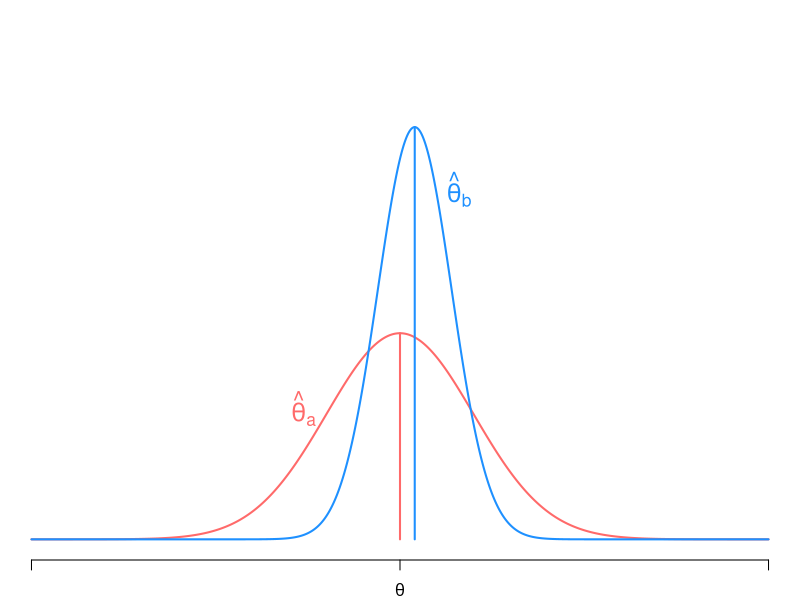

The R script that drew this image:
## ---- chunk 1
#| echo: false
set.seed(0123)
## ---- chunk 2
my_samp <- rbinom(n = 10, size = 5, prob = 0.4)
my_samp
table(my_samp)
## ---- chunk 3
mean(my_samp)
## ---- chunk 4
my_samp2 <- rbinom(n = 10, size = 5, prob = 0.4)
mean(my_samp2) 
## ---- chunk 5
#| label: mse
#| echo: false
#| fig-cap: "Two sampling distributions"
par(mar = c(2, 0.1, 0.1, 0.1))
curve(dnorm(x, 0, 1), from = -5, to = 5, bty = "n", xaxt = "n", yaxt = "n",
      ylim = c(0, 1), col = "indianred1", lwd = 2, n = 1000, xlab = "",
      ylab = "")
segments(x0 = 0, y0 = 0, y1 = dnorm(0, 0, 1), col = "indianred1", lwd = 2)
text(x = -1, y = dnorm(-1, 0, 1), expression(hat(theta)[a]),
     cex = 1.5, pos = 2, col = "indianred1")
curve(dnorm(x, 0.2, 0.5), from = -5, to = 5, add = TRUE,
      col = "dodgerblue", lwd = 2, n = 1000)
segments(x0 = 0.2, y0 = 0, y1 = dnorm(0.2, 0.2, 0.5),
         col = "dodgerblue", lwd = 2)
axis(side = 1, at = c(-5, 0, 5), labels = c("", expression(theta), ""),
     cex = 1.5)
text(x = 0.5, y = dnorm(0.5, 0.2, 0.5), expression(hat(theta)[b]),
     cex = 1.5, pos = 4, col = "dodgerblue")
